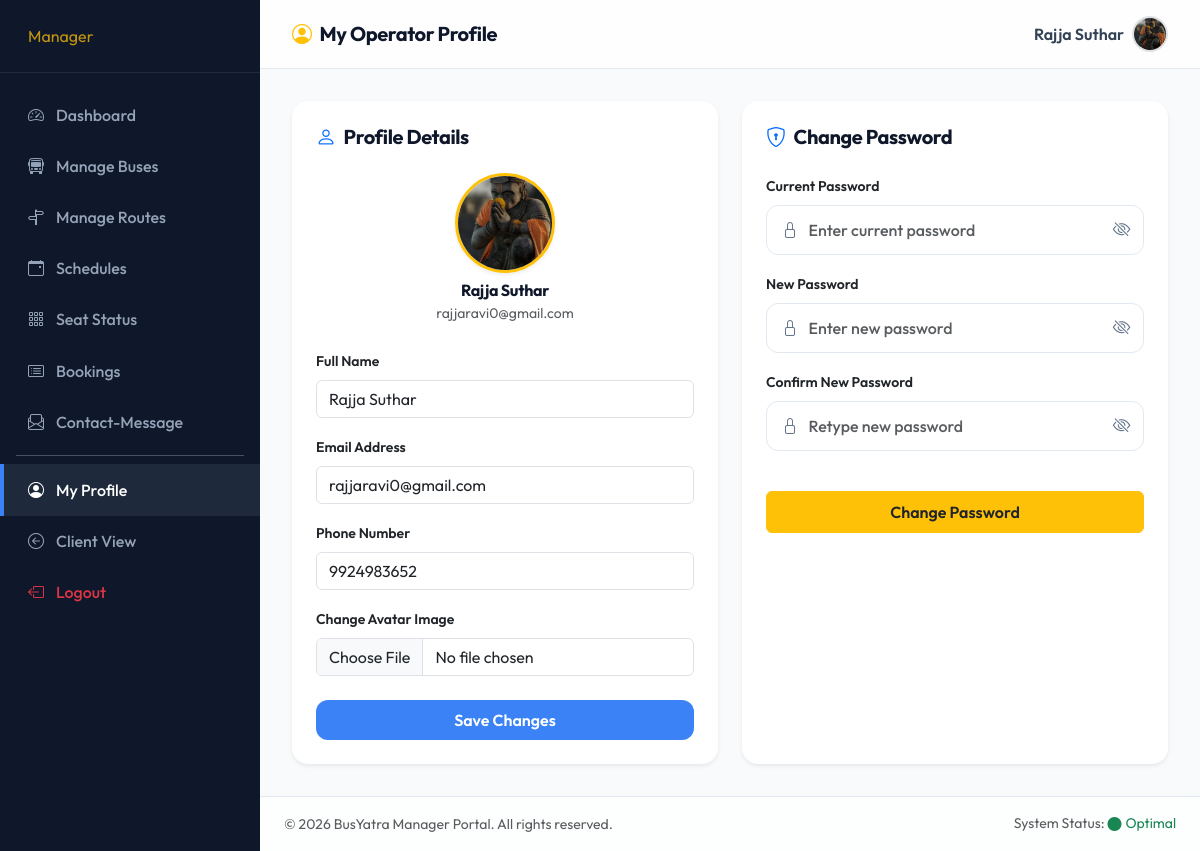
The app's page /manager-profile/ (signed in) with its own data.
### Bus/models.py (models this page shows, shortened)
class User(models.Model):
    name = models.CharField(max_length=100)
    email = models.EmailField(unique=True)
    phone = models.CharField(max_length=15, unique=True)
    password = models.CharField(max_length=100)
    profile =models.ImageField(default='', upload_to='profile/')
    usertype = models.CharField(max_length=20, default="customer")

### Bus/views.py (the view, shortened to what this page needs)
# urls.py: path('manager-profile/', views.manager_profile, name='manager_profile'),
def manager_profile(request):
    manager = get_manager_user(request)
    if not manager:
        return redirect('login')
    msg = None
    msg1 = None
    return render(request, 'manager-profile.html', {'msg': msg, 'msg1': msg1})

### Bus/context_processors.py (called while the page is built)
def login_user(request):
    email = request.session.get('email')
    if email:
        try:
            user = User.objects.get(email=email)
            return {'login_user': user}
        except User.DoesNotExist:
            pass
    return {'login_user': None}

### Bus/views.py (called while the page is built)
def get_manager_user(request):
    try:
        return get_logged_in_user(request, 'manager')
    except Exception as e:
        logger.error(f"Error in get_manager_user: {e}")
        return None

def get_logged_in_user(request, usertype):
    email = request.session.get('email')
    if not email:
        return None
    try:
        return User.objects.get(email=email, usertype=usertype)
    except User.DoesNotExist:
        return None

### Bus/templates/manager-profile.html (shortened to what this page needs)
{% load static %}
<!DOCTYPE html>
<html lang="en">
<head>
    <link href="https://cdn.jsdelivr.net/npm/bootstrap@5.3.2/dist/css/bootstrap.min.css" rel="stylesheet">
    <link href="https://cdn.jsdelivr.net/npm/bootstrap-icons@1.11.2/font/bootstrap-icons.min.css" rel="stylesheet">
    <link rel="stylesheet" href="{% static 'assets/css/style.css' %}">
</head>
<body>
    <div class="admin-wrapper">
        <nav class="admin-sidebar">
            <div class="sidebar-header">
                <span class="fs-6 text-warning ms-1 opacity-75">Manager</span>
            </div>
            <div class="nav flex-column mt-3">
                <a href="{% url 'manager_dashboard' %}" class="nav-link" id="sidebar-dashboard"><i
                        class="bi bi-speedometer2"></i>Dashboard</a>
                <a href="{% url 'manager_buses' %}" class="nav-link" id="sidebar-buses"><i
                        class="bi bi-bus-front"></i>Manage Buses</a>
                <a href="{% url 'manager_routes' %}" class="nav-link" id="sidebar-routes"><i
                        class="bi bi-signpost-split"></i>Manage Routes</a>
                <a href="{% url 'manager_schedules' %}" class="nav-link" id="sidebar-schedules"><i
                        class="bi bi-calendar-event"></i>Schedules</a>
                <a href="{% url 'manager_seats' %}" class="nav-link" id="sidebar-seats"><i
                        class="bi bi-grid-3x3-gap"></i>Seat Status</a>
                <a href="{% url 'manager_bookings' %}" class="nav-link" id="sidebar-bookings"><i
                        class="bi bi-card-list"></i>Bookings</a>
                <a href="{% url 'contact_message' %}" class="nav-link" id="sidebar-contact"><i
                        class="bi bi-envelope-paper"></i>Contact-Message</a>
                <hr class="text-white opacity-25 my-2 mx-3">
                <a href="{% url 'manager_profile' %}" class="nav-link active" id="sidebar-profile"><i
                        class="bi bi-person-circle"></i>My Profile</a>
                <a href="{% url 'index' %}" class="nav-link"><i class="bi bi-arrow-left-circle"></i>Client View</a>
                <a href="{% url 'logout' %}" class="nav-link text-danger mt-auto"><i
                        class="bi bi-box-arrow-left"></i>Logout</a>
            </div>
        </nav>
        <div class="admin-content d-flex flex-column">
            <header class="admin-header d-flex justify-content-between align-items-center">
                <h5 class="mb-0 text-navy-dark fw-bold"><i class="bi bi-person-circle text-warning me-2"></i>My Operator
                    Profile</h5>
                <div class="d-flex align-items-center gap-2">
                    <span class="fw-semibold text-navy-dark">{{ login_user.name }}</span>
                    {% if login_user.profile and login_user.profile.name %}
                    <img src="{{ login_user.profile.url }}" width="36" height="36"
                        class="rounded-circle border border-2 object-fit-cover">
                    {% else %}
                    <div class="profile-img-container m-0 bg-warning text-dark d-flex align-items-center justify-content-center"
                        style="width:36px; height:36px; font-size:0.95rem; font-weight:700; border-radius: 50%;">{{
                        login_user.name|slice:":2"|upper }}</div>
                    {% endif %}
                </div>
            </header>
            <main class="admin-body">
                <div class="container-fluid p-0" style="max-width: 900px; margin: 0 auto;">
                    <div class="row g-4">
                        <div class="col-md-6">
                            <div class="card card-custom p-4 shadow-sm border-0 h-100">
                                <h5 class="fw-bold text-navy-dark mb-4"><i
                                        class="bi bi-person text-primary me-2"></i>Profile Details</h5>
                                <div class="text-center mb-4">
                                    {% if login_user.profile and login_user.profile.name %}
                                    <img src="{{ login_user.profile.url }}" width="100" height="100"
                                        class="rounded-circle border border-3 border-warning object-fit-cover mb-2 shadow-sm">
                                    {% else %}
                                    <div class="bg-warning text-dark d-flex align-items-center justify-content-center mx-auto mb-2 shadow-sm"
                                        style="width:100px; height:100px; font-size:2.5rem; font-weight:700; border-radius: 50%;">
                                        {{ login_user.name|slice:":2"|upper }}</div>
                                    {% endif %}
                                    <h6 class="fw-bold mb-0">{{ login_user.name }}</h6>
                                    <small class="text-muted">{{ login_user.email }}</small>
                                </div>
                                <form method="POST" enctype="multipart/form-data">
                                    <div class="mb-3">
                                        <label class="form-label small fw-semibold">Full Name</label>
                                        <input type="text" name="name" class="form-control"
                                            value="{{ login_user.name }}" required>
                                    </div>
                                    <div class="mb-3">
                                        <label class="form-label small fw-semibold">Email Address</label>
                                        <input type="email" name="email" class="form-control"
                                            value="{{ login_user.email }}" required>
                                    </div>
                                    <div class="mb-3">
                                        <label class="form-label small fw-semibold">Phone Number</label>
                                        <input type="tel" name="phone" class="form-control"
                                            value="{{ login_user.phone }}" required>
                                    </div>
                                    <div class="mb-3">
                                        <label class="form-label small fw-semibold">Change Avatar Image</label>
                                        <input type="file" name="profile" class="form-control">
                                    </div>
                                    <button type="submit"
                                        class="btn btn-primary-custom w-100 py-2 mt-2 fw-semibold text-white">Save
                                        Changes</button>
                                </form>
                            </div>
                        </div>
                        <div class="col-md-6">
                            <div class="card card-custom p-4 shadow-sm border-0 h-100">
                                <h5 class="fw-bold text-navy-dark mb-4"><i
                                        class="bi bi-shield-lock text-primary me-2"></i>Change Password</h5>
                                <form method="POST">
                                    <div class="mb-3">
                                        <label class="form-label small fw-semibold">Current Password</label>
                                        <div class="input-group-custom">
                                            <input type="password" name="old_password" class="form-control" required
                                                placeholder="Enter current password">
                                            <button type="button" class="password-toggle-btn">
                                                <i class="bi bi-eye-slash"></i>
                                            </button>
                                        </div>
                                    </div>
                                    <div class="mb-3">
                                        <label class="form-label small fw-semibold">New Password</label>
                                        <div class="input-group-custom">
                                            <input type="password" name="new_password" class="form-control" required
                                                placeholder="Enter new password">
                                            <button type="button" class="password-toggle-btn">
                                                <i class="bi bi-eye-slash"></i>
                                            </button>
                                        </div>
                                    </div>
                                    <div class="mb-3">
                                        <label class="form-label small fw-semibold">Confirm New Password</label>
                                        <div class="input-group-custom">
                                            <input type="password" name="confirm_password" class="form-control" required
                                                placeholder="Retype new password">
                                            <button type="button" class="password-toggle-btn">
                                                <i class="bi bi-eye-slash"></i>
                                            </button>
                                        </div>
                                    </div>
                                    <button type="submit"
                                        class="btn btn-warning w-100 py-2 mt-4 fw-semibold text-dark">Change
                                        Password</button>
                                </form>
                            </div>
                        </div>
                    </div>
                </div>
            </main>
            <footer
                class="admin-footer py-3 px-4 mt-auto text-muted small d-flex justify-content-between align-items-center">
                <div>&copy; 2026 BusYatra Manager Portal. All rights reserved.</div>
                <div>System Status: <span class="text-success"><i
                            class="bi bi-circle-fill fs-8 me-1 align-middle"></i>Optimal</span></div>
            </footer>
        </div>
    </div>
</body>
</html>

### Bus/static/assets/css/style.css (style rules this page uses)
:root { --navy-dark: #0F172A; --navy-light: #1E293B; --blue-primary: #3B82F6; --blue-hover: #2563EB; --blue-light: #EFF6FF; --amber-accent: #F59E0B; --amber-hover: #D97706; --amber-light: #FEF3C7; --green-success: #10B981; --green-hover: #059669; --green-light: #ECFDF5; --gray-bg: #F8FAFC; --gray-border: #E2E8F0; --text-main: #334155; --text-muted: #64748B; --transition-smooth: all 0.25s cubic-bezier(0.4, 0, 0.2, 1); --shadow-sm: 0 1px 3px 0 rgba(0, 0, 0, 0.05), 0 1px 2px 0 rgba(0, 0, 0, 0.02); --shadow-md: 0 4px 6px -1px rgba(0, 0, 0, 0.05), 0 2px 4px -1px rgba(0, 0, 0, 0.03); --shadow-lg: 0 10px 25px -5px rgba(0, 0, 0, 0.05), 0 8px 10px -6px rgba(0, 0, 0, 0.03); }
html, body { width: 100% !important; margin: 0 !important; padding: 0 !important; }
body { font-family: 'Outfit', sans-serif; color: var(--text-main); background-color: var(--gray-bg); overflow-x: hidden; }
h1, h2, h3, h4, h5, h6 { font-weight: 700; color: var(--navy-dark); letter-spacing: -0.02em; }
.input-group-custom { position: relative !important; display: flex !important; align-items: center !important; }
.input-group-custom .form-control, .input-group-custom .form-select { padding: 0.75rem 2.8rem 0.75rem 2.6rem !important; border-radius: 12px; border: 1.5px solid var(--gray-border); font-weight: 500; color: var(--navy-dark); transition: var(--transition-smooth); background-color: #FFFFFF; width: 100% !important; }
.password-toggle-btn { position: absolute !important; right: 0.85rem !important; top: 50% !important; transform: translateY(-50%) !important; background: transparent !important; border: none !important; outline: none !important; padding: 0 !important; margin: 0 !important; color: #64748B !important; font-size: 1.1rem !important; display: flex !important; align-items: center !important; justify-content: center !important; cursor: pointer !important; z-index: 10 !important; line-height: 1 !important; box-shadow: none !important; }
.password-toggle-btn i { position: static !important; left: auto !important; top: auto !important; transform: none !important; font-size: 1.1rem !important; color: inherit !important; display: inline-block !important; }
.btn-primary-custom { background-color: var(--blue-primary); color: #FFFFFF; font-weight: 600; padding: 0.75rem 1.5rem; border-radius: 12px; transition: var(--transition-smooth); border: none; }
.card-custom { background: #FFFFFF; border-radius: 16px; border: 1px solid #E2E8F0; box-shadow: 0 4px 15px rgba(0, 0, 0, 0.04); transition: transform 0.3s cubic-bezier(0.4, 0, 0.2, 1), box-shadow 0.3s cubic-bezier(0.4, 0, 0.2, 1); overflow: hidden; }
.admin-wrapper { display: flex; min-height: 100vh; }
.admin-sidebar { width: 260px; background-color: var(--navy-dark); color: #FFFFFF; transition: var(--transition-smooth); z-index: 100; }
.admin-sidebar .sidebar-header { padding: 1.5rem; border-bottom: 1px solid rgba(255, 255, 255, 0.08); }
.admin-sidebar .sidebar-header span { color: var(--blue-primary); }
.admin-sidebar .nav-link { color: #94A3B8; padding: 0.85rem 1.5rem; font-weight: 500; display: flex; align-items: center; gap: 0.75rem; border-radius: 0; border-left: 4px solid transparent; transition: var(--transition-smooth); }
.admin-sidebar .nav-link:hover, .admin-sidebar .nav-link.active { color: #FFFFFF; background-color: var(--navy-light); border-left-color: var(--blue-primary); }
.admin-content { flex: 1; background-color: var(--gray-bg); min-width: 0; }
.admin-header { background-color: rgba(255, 255, 255, 0.8) !important; backdrop-filter: blur(12px) saturate(180%); -webkit-backdrop-filter: blur(12px) saturate(180%); border-bottom: 1px solid var(--gray-border); padding: 1rem 2rem; position: sticky; top: 0; z-index: 1010; }
.admin-body { padding: 2rem; }
.password-toggle-btn { position: absolute; right: 1rem; top: 50%; transform: translateY(-50%); background: none; border: none; color: var(--text-muted); cursor: pointer; z-index: 10; }
.admin-footer { background-color: rgba(255, 255, 255, 0.75) !important; backdrop-filter: blur(10px); -webkit-backdrop-filter: blur(10px); border-top: 1px solid var(--gray-border); }
body { top: 0px !important; position: static !important; margin-top: 0px !important; }

### records on screen
User: name "Rajja Suthar", profile (picture), email "rajjaravi0@gmail.com", phone "9924983652"
